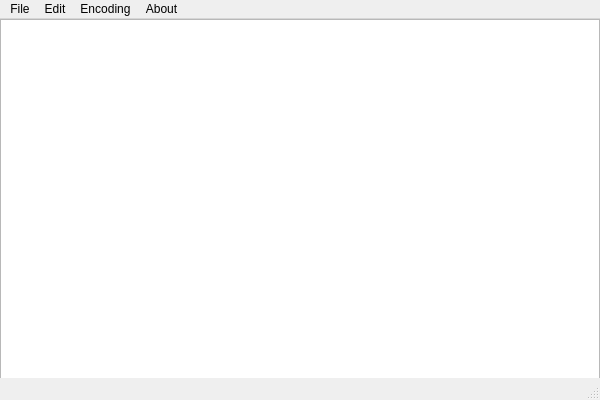
<?xml version="1.0" encoding="UTF-8"?>
<ui version="4.0">
 <class>MainWindow</class>
 <widget class="QMainWindow" name="MainWindow">
  <property name="geometry">
   <rect>
    <x>0</x>
    <y>0</y>
    <width>600</width>
    <height>400</height>
   </rect>
  </property>
  <property name="windowTitle">
   <string>MainWindow</string>
  </property>
  <widget class="QWidget" name="centralwidget">
   <widget class="QTextEdit" name="textEdit">
    <property name="geometry">
     <rect>
      <x>0</x>
      <y>0</y>
      <width>600</width>
      <height>400</height>
     </rect>
    </property>
   </widget>
   <widget class="QLabel" name="lineNumberLabel">
    <property name="geometry">
     <rect>
      <x>20</x>
      <y>430</y>
      <width>49</width>
      <height>16</height>
     </rect>
    </property>
    <property name="text">
     <string>TextLabel</string>
    </property>
   </widget>
  </widget>
  <widget class="QMenuBar" name="menubar">
   <property name="geometry">
    <rect>
     <x>0</x>
     <y>0</y>
     <width>600</width>
     <height>21</height>
    </rect>
   </property>
   <widget class="QMenu" name="menufILE">
    <property name="title">
     <string>File</string>
    </property>
    <addaction name="actionNew"/>
    <addaction name="actionNew_window"/>
    <addaction name="actionOpen"/>
    <addaction name="actionSave"/>
    <addaction name="actionSave_as"/>
    <addaction name="actionExit"/>
   </widget>
   <widget class="QMenu" name="menuEdit">
    <property name="title">
     <string>Edit</string>
    </property>
    <addaction name="actionUndo"/>
    <addaction name="actionCut"/>
    <addaction name="actionCopy"/>
    <addaction name="actionPaste"/>
    <addaction name="actionDelete"/>
    <addaction name="actionFind"/>
    <addaction name="actionReplace"/>
   </widget>
   <widget class="QMenu" name="menuAbout">
    <property name="title">
     <string>About</string>
    </property>
    <addaction name="actionAbout_Me"/>
   </widget>
   <widget class="QMenu" name="menuEncoding">
    <property name="title">
     <string>Encoding</string>
    </property>
    <addaction name="actionConvert_to_UTF_8"/>
    <addaction name="actionConvert_to_ANSI"/>
   </widget>
   <addaction name="menufILE"/>
   <addaction name="menuEdit"/>
   <addaction name="menuEncoding"/>
   <addaction name="menuAbout"/>
  </widget>
  <widget class="QStatusBar" name="statusbar"/>
  <action name="actionNew">
   <property name="text">
    <string>New</string>
   </property>
  </action>
  <action name="actionNew_window">
   <property name="text">
    <string>New window</string>
   </property>
  </action>
  <action name="actionOpen">
   <property name="text">
    <string>Open</string>
   </property>
  </action>
  <action name="actionSave">
   <property name="text">
    <string>Save</string>
   </property>
  </action>
  <action name="actionSave_as">
   <property name="text">
    <string>Save as</string>
   </property>
  </action>
  <action name="actionExit">
   <property name="text">
    <string>Exit</string>
   </property>
  </action>
  <action name="actionUndo">
   <property name="text">
    <string>Undo</string>
   </property>
  </action>
  <action name="actionCut">
   <property name="text">
    <string>Cut</string>
   </property>
  </action>
  <action name="actionCopy">
   <property name="text">
    <string>Copy</string>
   </property>
  </action>
  <action name="actionPaste">
   <property name="text">
    <string>Paste</string>
   </property>
  </action>
  <action name="actionDelete">
   <property name="text">
    <string>Delete</string>
   </property>
  </action>
  <action name="actionFind">
   <property name="text">
    <string>Find</string>
   </property>
  </action>
  <action name="actionReplace">
   <property name="text">
    <string>Replace</string>
   </property>
  </action>
  <action name="actionAbout_Me">
   <property name="text">
    <string>About Me</string>
   </property>
  </action>
  <action name="actionConvert_to_UTF_8">
   <property name="text">
    <string>Convert to UTF-8</string>
   </property>
  </action>
  <action name="actionConvert_to_ANSI">
   <property name="text">
    <string>Convert to ANSI</string>
   </property>
  </action>
 </widget>
 <resources/>
 <connections/>
</ui>
